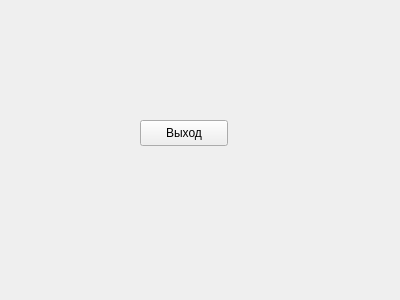
<?xml version="1.0" encoding="UTF-8"?>
<ui version="4.0">
 <class>SecondPage</class>
 <widget class="QWidget" name="SecondPage">
  <property name="geometry">
   <rect>
    <x>0</x>
    <y>0</y>
    <width>400</width>
    <height>300</height>
   </rect>
  </property>
  <property name="windowTitle">
   <string>Form</string>
  </property>
  <widget class="QPushButton" name="exitButton">
   <property name="geometry">
    <rect>
     <x>140</x>
     <y>120</y>
     <width>88</width>
     <height>26</height>
    </rect>
   </property>
   <property name="text">
    <string>Выход</string>
   </property>
  </widget>
 </widget>
 <resources/>
 <connections/>
</ui>
